Frame 1 (no input): blank canvas, image omitted
Frame 60 (the mouse pressed at the canvas centre just before this capture): blank canvas, image omitted
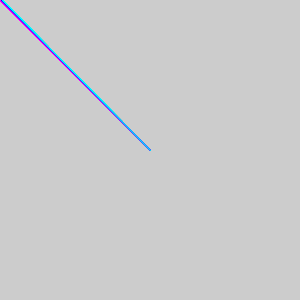
Frame 120 (the mouse held since frame 60 and released just before this capture)

The Processing sketch whose frames 1 and 60 were blank and that drew this single picture after the mouse press (run headless with seeded random() and noise(); from frame 60 on, the mouse is pressed at the canvas centre):

// Processing sketch: processing_182098
// ── processing_182098.pde

void setup() {
size(300,300);
}

void draw() {
line(0, 0, mouseX, mouseY);
stroke(0,0,255);
line(1, 0, mouseX, mouseY);
stroke(0,255,255);
line(2, 0, mouseX,mouseY);
stroke(255,0,300);
}
